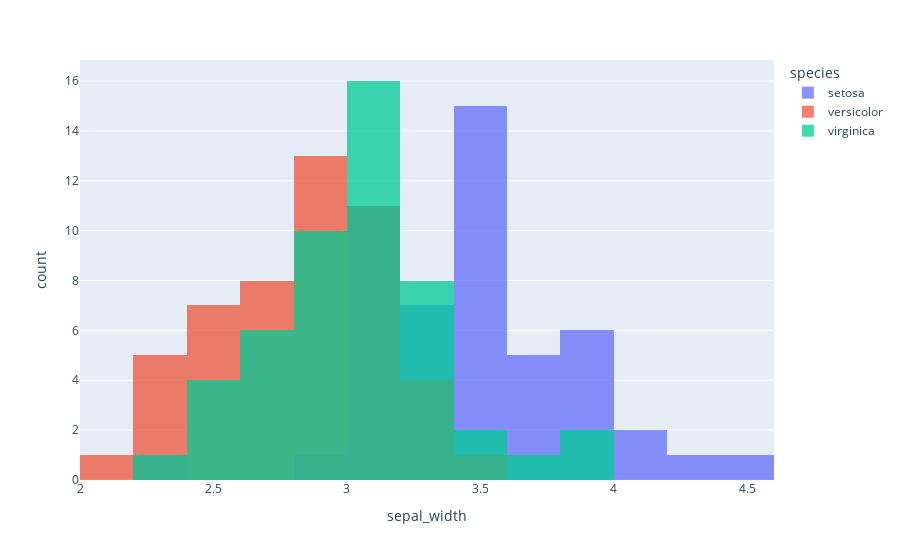

The notebook cell saved with this chart:
### Markdown cell above
## Category histogram

### Code cell
fig = px.histogram(df, x="sepal_width", color="species")
fig.update_layout(barmode='overlay')
fig.update_traces(opacity=0.75)
fig.show()

### Figure 1 — Plotly figure (JSON) as saved in the notebook; plotly's stock layout.template omitted (floating-point values rounded to 4 significant figures)
{"data": [{"alignmentgroup": "True", "bingroup": "x", "hovertemplate": "species=setosa<br>sepal_width=%{x}<br>count=%{y}<extra></extra>", "legendgroup": "setosa", "marker": {"color": "#636efa", "pattern": {"shape": ""}}, "name": "setosa", "offsetgroup": "setosa", "opacity": 0.75, "orientation": "v", "showlegend": true, "type": "histogram", "x": [3.5, 3, 3.2, 3.1, 3.6, 3.9, 3.4, 3.4, 2.9, 3.1, 3.7, 3.4, 3, 3, 4, 4.4, 3.9, 3.5, 3.8, 3.8, 3.4, 3.7, 3.6, 3.3, 3.4, 3, 3.4, 3.5, 3.4, 3.2, 3.1, 3.4, 4.1, 4.2, 3.1, 3.2, 3.5, 3.1, 3, 3.4, 3.5, 2.3, 3.2, 3.5, 3.8, 3, 3.8, 3.2, 3.7, 3.3], "xaxis": "x", "yaxis": "y"}, {"alignmentgroup": "True", "bingroup": "x", "hovertemplate": "species=versicolor<br>sepal_width=%{x}<br>count=%{y}<extra></extra>", "legendgroup": "versicolor", "marker": {"color": "#EF553B", "pattern": {"shape": ""}}, "name": "versicolor", "offsetgroup": "versicolor", "opacity": 0.75, "orientation": "v", "showlegend": true, "type": "histogram", "x": [3.2, 3.2, 3.1, 2.3, 2.8, 2.8, 3.3, 2.4, 2.9, 2.7, 2, 3, 2.2, 2.9, 2.9, 3.1, 3, 2.7, 2.2, 2.5, 3.2, 2.8, 2.5, 2.8, 2.9, 3, 2.8, 3, 2.9, 2.6, 2.4, 2.4, 2.7, 2.7, 3, 3.4, 3.1, 2.3, 3, 2.5, 2.6, 3, 2.6, 2.3, 2.7, 3, 2.9, 2.9, 2.5, 2.8], "xaxis": "x", "yaxis": "y"}, {"alignmentgroup": "True", "bingroup": "x", "hovertemplate": "species=virginica<br>sepal_width=%{x}<br>count=%{y}<extra></extra>", "legendgroup": "virginica", "marker": {"color": "#00cc96", "pattern": {"shape": ""}}, "name": "virginica", "offsetgroup": "virginica", "opacity": 0.75, "orientation": "v", "showlegend": true, "type": "histogram", "x": [3.3, 2.7, 3, 2.9, 3, 3, 2.5, 2.9, 2.5, 3.6, 3.2, 2.7, 3, 2.5, 2.8, 3.2, 3, 3.8, 2.6, 2.2, 3.2, 2.8, 2.8, 2.7, 3.3, 3.2, 2.8, 3, 2.8, 3, 2.8, 3.8, 2.8, 2.8, 2.6, 3, 3.4, 3.1, 3, 3.1, 3.1, 3.1, 2.7, 3.2, 3.3, 3, 2.5, 3, 3.4, 3], "xaxis": "x", "yaxis": "y"}], "layout": {"autosize": true, "barmode": "overlay", "legend": {"title": {"text": "species"}, "tracegroupgap": 0}, "margin": {"t": 60}, "xaxis": {"anchor": "y", "autorange": true, "domain": [0, 1], "range": [2, 4.6], "title": {"text": "sepal_width"}, "type": "linear"}, "yaxis": {"anchor": "x", "autorange": true, "domain": [0, 1], "range": [0, 16.84], "title": {"text": "count"}}}}
